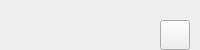
<?xml version="1.0" encoding="UTF-8"?>
<ui version="4.0">
 <class>StartChat</class>
 <widget class="QWidget" name="StartChat">
  <property name="geometry">
   <rect>
    <x>0</x>
    <y>0</y>
    <width>200</width>
    <height>50</height>
   </rect>
  </property>
  <property name="windowTitle">
   <string>Form</string>
  </property>
  <widget class="QPushButton" name="chatButton">
   <property name="geometry">
    <rect>
     <x>160</x>
     <y>20</y>
     <width>30</width>
     <height>30</height>
    </rect>
   </property>
   <property name="styleSheet">
    <string notr="true">border-image: url(:/images/image/startChat.png);</string>
   </property>
   <property name="text">
    <string/>
   </property>
   <property name="checkable">
    <bool>true</bool>
   </property>
  </widget>
 </widget>
 <resources/>
 <connections/>
</ui>
